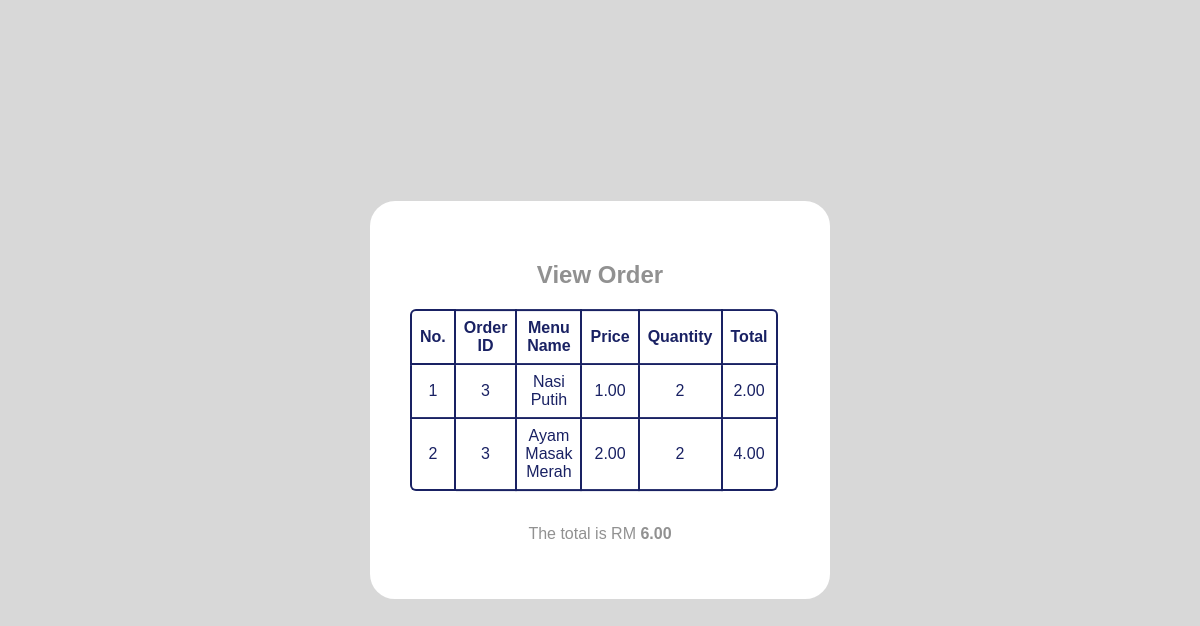
Screenshot of /vieweporder.php?id=3 with the database file from the repository.
### tables this page shows
CREATE TABLE `eporderlist` (
  `id` int(11) NOT NULL,
  `order_id` int(11) NOT NULL,
  `menu_name` varchar(100) NOT NULL,
  `price` decimal(10,2) DEFAULT NULL,
  `quantity` int(11) DEFAULT NULL,
  `total` decimal(10,2) DEFAULT NULL
);

### vieweporder.php (the view, shortened to what this page needs)
<!DOCTYPE html>
<html>
<head>
	<link rel = "stylesheet" type = "text/css" href = "custorders.css">
</head>
<body>
<center>
	<br>
	<form class="box">
	<h2>View Order</h2>
	<table>
	<tr>
		<th>No.</th>
		<th>Order ID</th>
		<th>Menu Name</th>
		<th>Price</th>
		<th>Quantity</th>
		<th>Total</th>
	</tr>
	<?php
include_once("config.php");
$id = $_GET['id'];
$i 	= 1;
$query = "SELECT * FROM eporderlist where order_id = $id;";
$result = $con->query($query);
if($result->num_rows>0){
	while($row = $result-> fetch_assoc()){
		$menuname 	= $row['menu_name'];
		$price  	= $row['price'];
		$quantity 	= $row['quantity'];
		$total  	= $row['total'];
?>
	<tr>
		<td><?php echo $i++; ?></td>
		<td><?php echo $id; ?></td>
		<td><?php echo $menuname; ?></td>
		<td><?php echo $price; ?></td>
		<td><?php echo $quantity; ?></td>
		<td class = "total"><?php echo $total; ?></td>
	</tr>
	 <?php
                  }
                }
                ?>
	</table>
	<br>
	<p>
				The total is RM
				<b id="TotalCart"></b>
			</p>
</center>
</body>
</html>

### custorders.css (style rules this page uses)
table { border-collapse: separate; border-spacing: 0; min-width: 350px; color: #192163; text-align: center; width: 60%; }
table tr th, table tr td { border-right: 2px solid #192163; border-bottom: 2px solid #192163; text-decoration: none; padding: 8px 8px; }
table tr th:first-child, table tr td:first-child { border-left: 2px solid #192163; }
table tr th { background: white; border-top: 2px solid #192163; text-align: center; }
table tr:first-child th:first-child { border-top-left-radius: 6px; }
table tr:first-child th:last-child { border-top-right-radius: 6px; }
table tr:last-child td:first-child { border-bottom-left-radius: 6px; }
table tr:last-child td:last-child { border-bottom-right-radius: 6px; }
td { background: white; text-align: center; }

### vieweporder.php (style rules this page uses)
body { margin: 0; padding: 0; font-family: sans-serif; background: #D8D8D8; }
.box { width: 380px; padding: 40px; position: absolute; top: 50%; left: 50%; transform: translate(-50%,-50%); background: #fff; text-align: center; border-radius: 25px; color: #919191; }

### rows the page displays
eporderlist: menu_name "Nasi Putih", price "1.00", quantity "2", total "2.00"
eporderlist: menu_name "Ayam Masak Merah", price "2.00", quantity "2", total "4.00"
